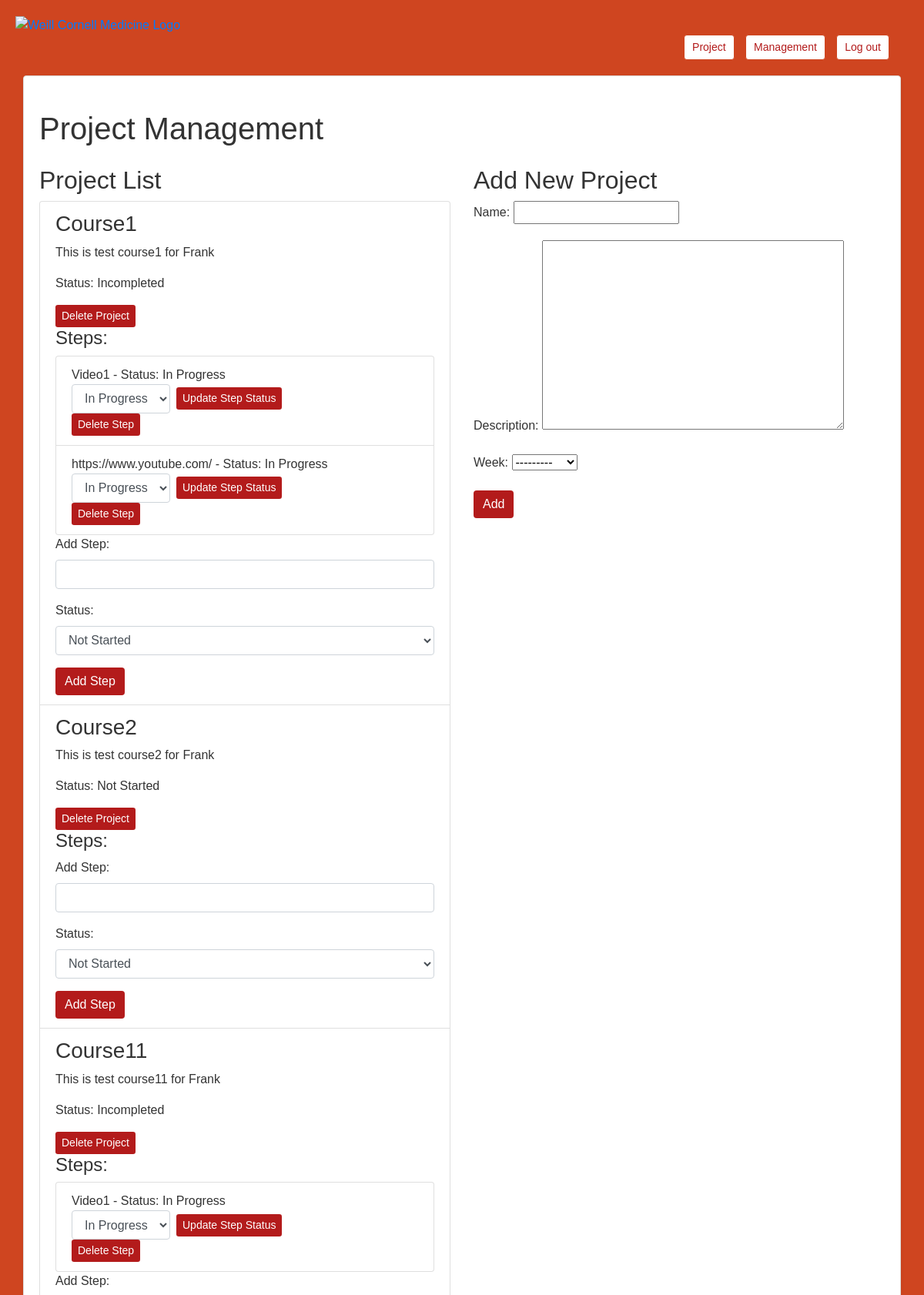
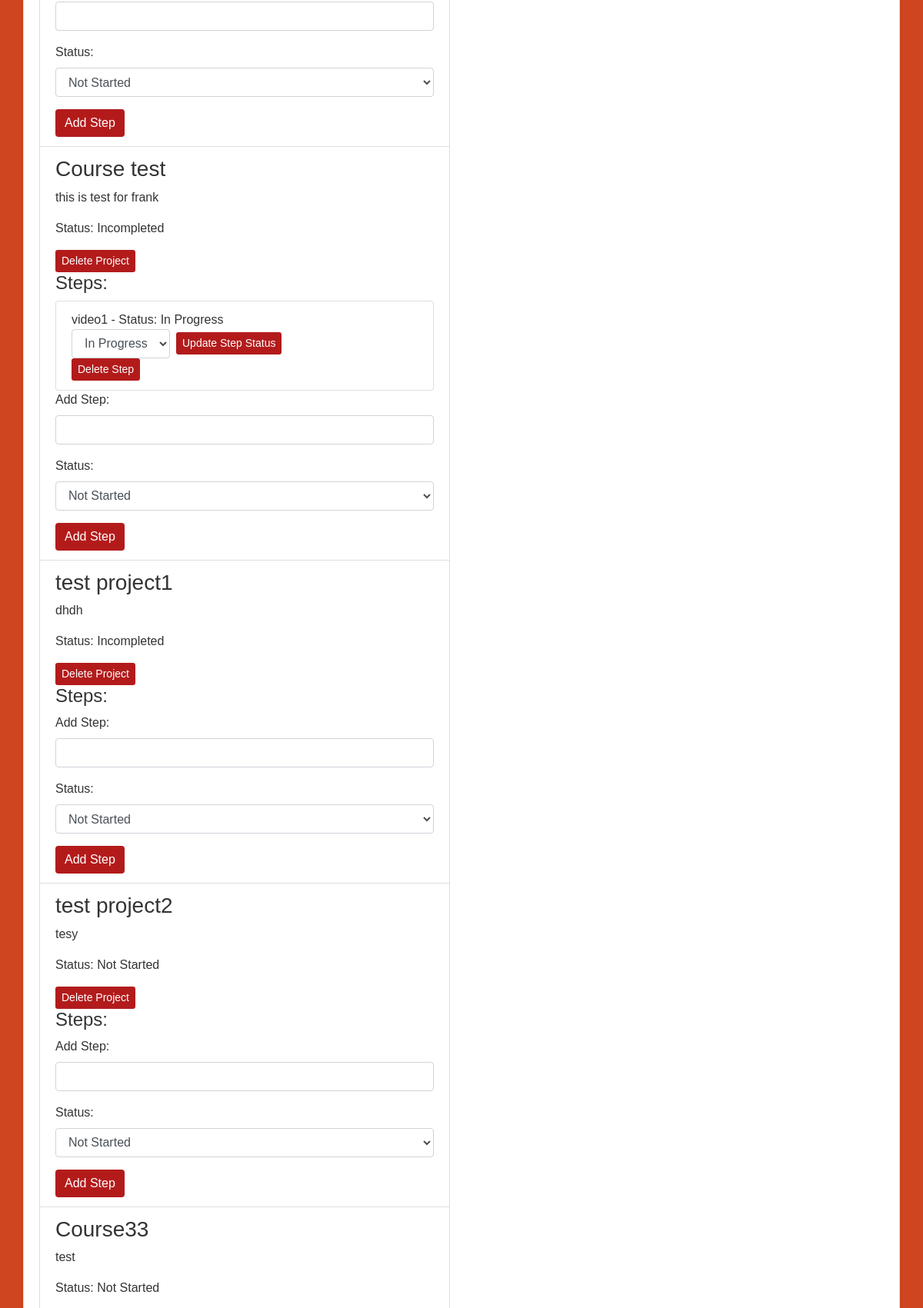
/project_management/ (signed in, upper part), run on the app's committed database (2 pictures, top to bottom).
### projects/models.py (models this page shows, shortened)
class Project(models.Model):
    STATUS_CHOICES = (
        ('Not Started', 'Not Started'),
        ('Incompleted', 'Incompleted'),
        ('Completed', 'Completed'),
    )
    name = models.CharField(max_length=100)
    description = models.TextField(max_length=100)
    status = models.CharField(max_length=12, choices=STATUS_CHOICES, default='Not Started')
    user = models.ForeignKey(settings.AUTH_USER_MODEL, on_delete=models.CASCADE)
    week = models.IntegerField(choices=[(i, f"Week {i}") for i in range(1, 11)], null=True)

class Step(models.Model):
    STATUS_CHOICES = (
        ('Not Started', 'Not Started'),
        ('In Progress', 'In Progress'),
        ('Completed', 'Completed'),
    )
    project = models.ForeignKey(Project, on_delete=models.CASCADE, related_name='steps')
    name = models.CharField(max_length=100)
    status = models.CharField(max_length=12, choices=STATUS_CHOICES, default='Not Started')

### projects/views.py (the view)
# urls.py: path('project_management/', views.project_management, name='project_management'),
@login_required
def project_management(request):
    if request.method == 'POST':
        form = ProjectForm(request.POST)
        if form.is_valid():
            project = form.save(commit=False)
            project.user = request.user
            form.save()
            return redirect('project_management')
    else:
        form = ProjectForm()
    projects = Project.objects.all()
    return render(request, 'project_management.html', {'form': form, 'projects': projects})

### projects/forms.py
class ProjectForm(forms.ModelForm):
    class Meta:
        model = Project
        fields = ['name', 'description', 'week']

### projects/templates/project_management.html (shortened to what this page needs)
<!DOCTYPE html>
<html lang="en">
<head>
    <link rel="stylesheet" href="https://maxcdn.bootstrapcdn.com/bootstrap/4.5.2/css/bootstrap.min.css">
    {% load static %}
    <link rel="stylesheet" href="{% static 'css/project_management.css' %}">
</head>
<body>
    <div class="logo-container">
        <a href="{% url 'project_list' %}">
            <img src="{% static 'image/logo2.png' %}" alt="Weill Cornell Medicine Logo" height="50" />
        </a>
    </div>
    <div class="header-links">
        <a href="{% url 'project_list' %}" class="btn btn-secondary btn-sm">Project</a>
        <a href="{% url 'user_management' %}" class="btn btn-secondary btn-sm">Management</a>
        <a href="{% url 'login' %}" class="btn btn-secondary btn-sm">Log out</a>
    </div>
    <div class="container">
        <h1 class="my-4">Project Management</h1>
        <div class="row">
            <div class="col-md-6">
                <h2>Project List</h2>
                <ul class="list-group">
                    {% for project in projects %}
                        <li class="list-group-item">
                            <h3>{{ project.name }}</h3>
                            <p>{{ project.description }}</p>
                            <p>Status: {{ project.status }}</p>
                            <a href="{% url 'delete_project' project.id %}" class="btn btn-danger btn-sm">Delete Project</a>
                            <h4>Steps:</h4>
                            <ul class="list-group">
                                {% for step in project.steps.all %}
                                    <li class="list-group-item">
                                        {{ step.name }} - Status: {{ step.status }}
                                        <form method="post" action="{% url 'edit_step_status' step.id %}" class="form-inline">
                                            <select name="status" class="form-control mr-2">
                                                <option value="In Progress" {% if step.status == "In Progress" %} selected {% endif %}>In Progress</option>
                                            </select>
                                            <button type="submit" class="btn btn-sm btn-primary">Update Step Status</button>
                                        </form>
                                        <a href="{% url 'delete_step' step.id %}" class="btn btn-sm btn-danger">Delete Step</a>
                                    </li>
                                {% endfor %}
                            </ul>
                            <form method="post" action="{% url 'add_step' project.id %}" class="form">
                                <div class="form-group">
                                    <label for="step_name">Add Step:</label>
                                    <input type="text" name="step_name" required class="form-control">
                                </div>
                                <div class="form-group">
                                    <label for="step_status">Status:</label>
                                    <select name="step_status" class="form-control">
                                        <option value="Not Started">Not Started</option>
                                    </select>
                                </div>
                                <button type="submit" class="btn btn-primary">Add Step</button>
                            </form>
                        </li>
                    {% endfor %}
                </ul>
            </div>
            <div class="col-md-6">
                <h2>Add New Project</h2>
                <form method="post" class="form">
                    {{ form.as_p }}
                    <button type="submit" class="btn btn-primary">Add</button>
                </form>
            </div>
        </div>
    </div>
</body>
</html>

### static/css/project_management.css (style rules this page uses)
body { font-family: 'Arial', sans-serif; background-color:#CF4520; color: #333333; margin: 0; padding: 20px; }
.header-links { text-align: right; padding: 0 15px; margin-bottom: 20px; }
.header-links a { color: #B31B1B; padding: 5px 10px; margin-right: 10px; border-radius: 4px; text-decoration: none; background-color: white; border: 1px solid #CF4520; }
.btn-primary, .btn-danger { background-color: #B31B1B; color: #FFFFFF; border: none; }
.container { background-color: #fff; border: 1px solid #ddd; border-radius: .25rem; box-shadow: 0 .125rem .25rem rgba(0,0,0,.075); padding: 20px; margin-bottom: 20px; }

### data on the page
Project: name "Course1", description "This is test course1 for Frank", status "Incompleted"
Step: name "Video1", status "In Progress"
Step: name "https://www.youtube.com/", status "In Progress"
Project: name "Course2", description "This is test course2 for Frank", status "Not Started"
Project: name "Course11", description "This is test course11 for Frank", status "Incompleted"
Step: name "Video1", status "In Progress"
Project: name "Course test", description "this is test for frank", status "Incompleted"
Step: name "video1", status "In Progress"
Project: name "test project1", description "dhdh", status "Incompleted"
Project: name "test project2", description "tesy", status "Not Started"
Project: name "Course33", description "test", status "Not Started"
